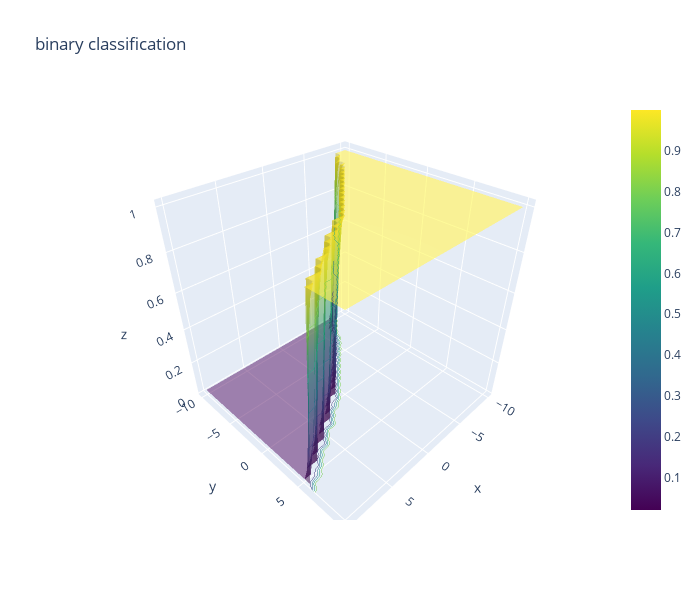

The code cell stored with this chart in its notebook:
### Code cell
import plotly.graph_objects as go

fig = go.Figure(data=[go.Surface(x=X1_test, y=X2_test, z=Y_hat, colorscale='viridis', opacity=0.5)])
fig.update_traces(contours_z=dict(show=True, usecolormap=True, highlightcolor = "limegreen",project_z=True))
fig.update_layout(title="binary classification", width=700, height=600)

### Figure 1 — Plotly figure (JSON) as saved in the notebook; plotly's stock layout.template omitted (floating-point values rounded to 4 significant figures; data arrays with more than 128 entries replaced by an {"elided": "..."} marker saying what was removed)
{"data": [{"colorscale": [[0.0, "#440154"], [0.1111, "#482878"], [0.2222, "#3e4989"], [0.3333, "#31688e"], [0.4444, "#26828e"], [0.5556, "#1f9e89"], [0.6667, "#35b779"], [0.7778, "#6ece58"], [0.8889, "#b5de2b"], [1.0, "#fde725"]], "opacity": 0.5, "x": {"elided": "30x30 float values"}, "y": {"elided": "30x30 float values"}, "z": {"elided": "30x30 float values"}, "type": "surface", "contours": {"z": {"project": {"z": true}, "highlightcolor": "limegreen", "show": true, "usecolormap": true}}}], "layout": {"title": {"text": "binary classification"}, "width": 700, "height": 600}}
